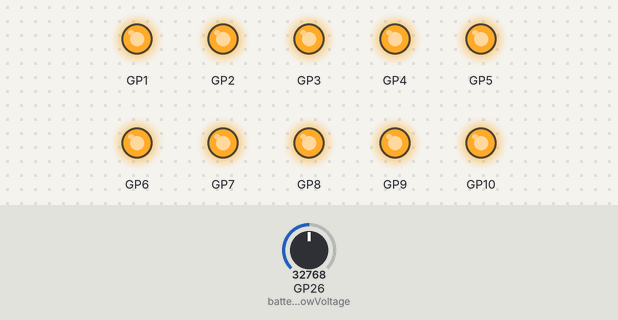
A program run on a simulated Raspberry Pi Pico running MicroPython. On the bench: output pins drawn as LEDs (lit = HIGH). The test bench sets the inputs (shaded band); at power-on: GP26 (batteryLowVoltage) = 32768 (analog values on the 0–65535 scale).

Above: at 1.2 s.
1.3 s: GP26 (batteryLowVoltage) set to 30688
2.8 s: GP26 (batteryLowVoltage) set to 28992
At 3.2 s:
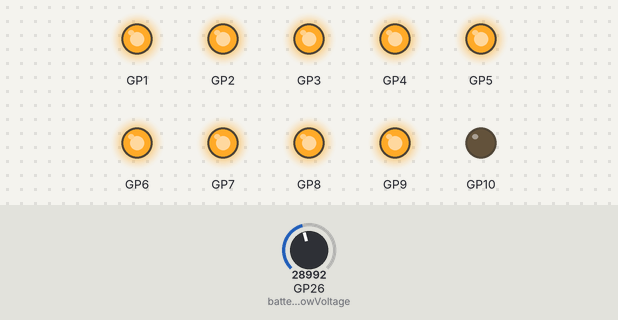
4.3 s: GP26 (batteryLowVoltage) set to 27472
5.8 s: GP26 (batteryLowVoltage) set to 25936
At 6.7 s:
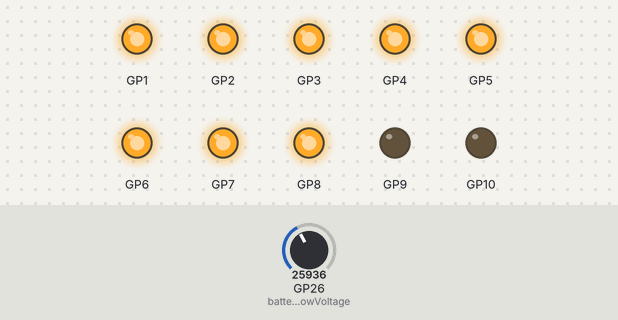
7.3 s: GP26 (batteryLowVoltage) set to 24720
8.8 s: GP26 (batteryLowVoltage) set to 23360
At 10.2 s:
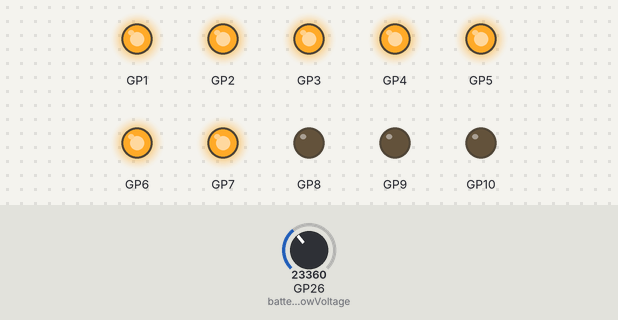
Timing chart, 0 to 11.3 s (numbered marks = the images above; inputs shaded):
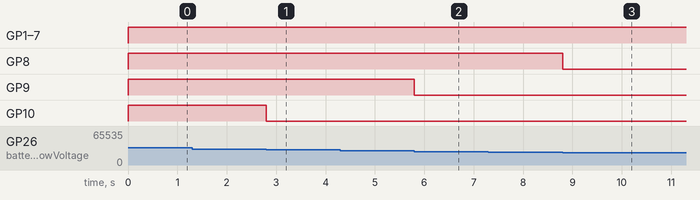

The program:

batterytestersimple.py
```python
from machine import Pin, ADC

ADCLowVoltPin = 26 #GP26
ADCMaxVoltPin = 27 #GP27
PicoVoltage = 3.3
ADC16BitRange = 65536
LEDMeterRange = 10
batterySmallVolt = 1.5 #1.5V
batteryHighVolt = 3.0 #9V

def main():

    LEDSegDisplay = []

    try:
        batteryLowVoltage = ADC(ADCLowVoltPin)
        batteryHighVoltage = ADC(ADCMaxVoltPin)
        voltagePerDegree =  PicoVoltage / ADC16BitRange

        for i in range(LEDMeterRange):
            LEDSegDisplay.append(Pin(i+1, Pin.OUT))

        while True:
            percentageOfBattery = 0
            batteryVoltage = voltagePerDegree * batteryLowVoltage.read_u16()
            percentageOfBattery = batteryVoltage/batterySmallVolt

            if percentageOfBattery*10 < 1:
                batteryVoltage = voltagePerDegree * batteryHighVoltage.read_u16()
                percentageOfBattery = batteryVoltage/batteryHighVolt

            LEDdisplay = int(percentageOfBattery*LEDMeterRange)
            if LEDdisplay > LEDMeterRange:
                LEDdisplay = LEDMeterRange

            for i in range(LEDMeterRange):
                if i < LEDdisplay:
                    LEDSegDisplay[i].high()
                else:
                    LEDSegDisplay[i].low()

    except KeyboardInterrupt:
        print("stopping program")

    finally:
        print("Graceful exit")
        for i in range(LEDMeterRange):
            LEDSegDisplay[i].low()

if __name__ == '__main__':
    main()
```

Measured:
- the behaviour switches between 29792 and 29776 on GP26 (batteryLowVoltage) (found by bisection; images 0 and 1)
- the behaviour switches between 26816 and 26800 on GP26 (batteryLowVoltage) (found by bisection; images 1 and 2)
- the behaviour switches between 23840 and 23824 on GP26 (batteryLowVoltage) (found by bisection; images 2 and 3)
- after the input at 1.3 s, every drawn part: stays the same
- after the input at 2.8 s, GP10: HIGH → LOW at once
- after the input at 4.3 s, every drawn part: stays the same
- after the input at 5.8 s, GP9: HIGH → LOW at once
- after the input at 7.3 s, every drawn part: stays the same
- after the input at 8.8 s, GP8: HIGH → LOW at once
